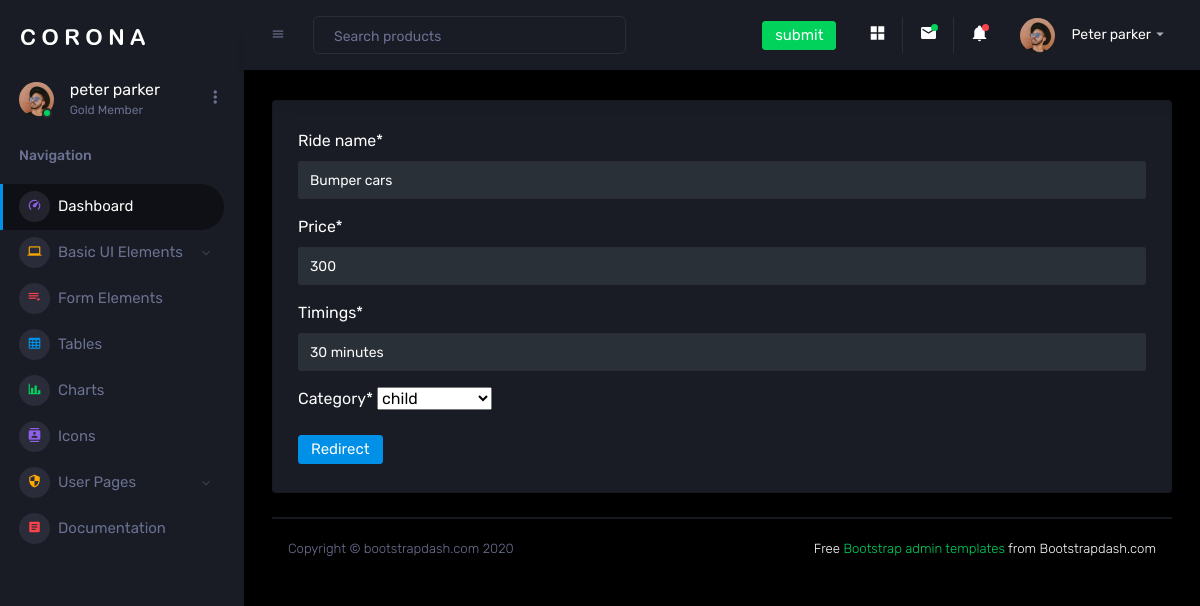
The page /update/3/ on the database its author committed.
### my_app/models.py (models this page shows)
class games(models.Model):
    age_category = (
        ('child', 'child'),
        ('adult', 'adult'),
        ('aged person', 'aged person')
    )
    ride_name = models.CharField(max_length=30)
    price = models.CharField(max_length=30)
    timings = models.CharField(max_length=30)
    category = models.CharField(max_length=20, choices=age_category)

### my_app/views.py (the view)
# urls.py: path("update/<int:id>/", views.games_update, name="update")
def games_update(request,id):
    data = games.objects.get(id=id)
    form = gamesForm(instance = data)
    if request.method == 'POST':
        data=gamesForm(request.POST,instance=data)
        if data.is_valid():
            data.save()
            return redirect("table")
    return render(request,'update.html',{'form':form})

### my_app/forms.py
class gamesForm(forms.ModelForm):
    class Meta:
        model = games
        fields = ("__all__")

### templates/update.html (shortened to what this page needs)
{% extends 'dash.html' %}
{%load crispy_forms_tags %}
{% block content %}
<form method = 'post'>
    {{ form|crispy }}
    <button type ='submit' class="btn btn-primary"> Redirect </button>
</form>
{% endblock %}

### rows shown on the page
games: ride_name "Bumper cars", price "300", timings "30 minutes", category "child"
